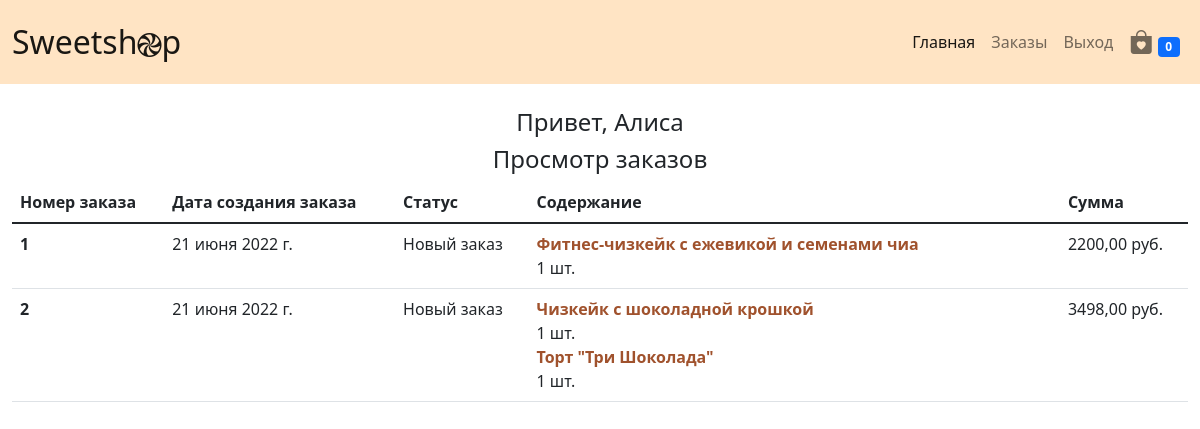
/account/ (signed in), run on the app's committed database.
### SweetshopApp/models.py (models this page shows, shortened)
class Cart(models.Model):
    owner = models.ForeignKey('Customer', verbose_name='Покупатель', on_delete=models.CASCADE)
    products = models.ManyToManyField(
        CartProduct, blank=True, related_name='related_cart', verbose_name='Товары для корзины'
    )
    total_products = models.IntegerField(default=0, verbose_name='Общее кол-во товара')
    final_price = models.DecimalField(max_digits=9, decimal_places=2, verbose_name='Общая цена', null=True, blank=True)
    in_order = models.BooleanField(default=False)
    for_anonymous_user = models.BooleanField(default=False)
    class Meta:
        verbose_name = 'Корзина'
        verbose_name_plural = 'Корзины'

class Order(models.Model):
    STATUS_NEW = 'new'
    STATUS_IN_PROGRESS = 'in_progress'
    STATUS_READY = 'is_ready'
    STATUS_COMPLETED = 'completed'
    STATUS_CHOICES = (
        (STATUS_NEW, 'Новый заказ'),
        (STATUS_IN_PROGRESS, 'Заказ в обработке'),
        (STATUS_READY, 'Заказ готов'),
        (STATUS_COMPLETED, 'Заказ получен покупателем')
    )
    customer = models.ForeignKey('Customer', verbose_name='Покупатель', related_name='orders', on_delete=models.CASCADE)
    first_name = models.CharField(max_length=255, verbose_name='Имя')
    last_name = models.CharField(max_length=255, verbose_name='Фамилия')
    phone = models.CharField(max_length=20, verbose_name='Телефон')
    status = models.CharField(max_length=100, verbose_name='Статус заказа', choices=STATUS_CHOICES, default=STATUS_NEW)
    cart = models.ForeignKey(Cart, verbose_name='Корзина', null=True, blank=True, on_delete=models.CASCADE)
    address = models.CharField(max_length=1024, verbose_name='Адрес доставки', null=True, blank=True)
    comment = models.TextField(verbose_name='Комментарий к заказу', null=True, blank=True)
    created_at = models.DateField(verbose_name='Дата создания заказа', auto_now=True)
    order_date = models.DateField(verbose_name='Дата получения заказа', default=timezone.now)
    class Meta:
        verbose_name = 'Заказ'
        verbose_name_plural = 'Заказы'

class CartProduct(models.Model):
    user = models.ForeignKey('Customer', verbose_name='Покупатель', on_delete=models.CASCADE)
    cart = models.ForeignKey('Cart', verbose_name='Корзина', on_delete=models.CASCADE)
    product = models.ForeignKey(Product, on_delete=models.CASCADE, verbose_name='Товар')
    qty = models.PositiveIntegerField(default=1, verbose_name='Количество')
    final_price = models.DecimalField(max_digits=9, decimal_places=2, verbose_name='Общая цена')
    class Meta:
        verbose_name = 'Продукт корзины'
        verbose_name_plural = 'Продукты корзины'

class Product(models.Model):
    name = models.CharField(max_length=100, verbose_name='Название товара')
    slug = models.SlugField(verbose_name='URL')
    image = models.ImageField(upload_to="images/", height_field="image_height", width_field="image_width",
                              verbose_name = 'Изображение')
    image_height = models.PositiveIntegerField(
        null=True,
        blank=True,
        editable=False,
        default="525"
    )
    image_width = models.PositiveIntegerField(
        null=True,
        blank=True,
        editable=False,
        default="260"
    )
    category = models.ForeignKey(Category, on_delete=models.CASCADE, verbose_name='Категория')
    description = models.TextField(verbose_name='Описание', default='Описание появится позже')
    weight = models.FloatField(verbose_name='Вес', default=0)
    price = models.DecimalField(max_digits=9, decimal_places=2, verbose_name='Цена', default = 0)
    def get_absolute_url(self):
        return reverse('product_detail', kwargs={'cat_slug': self.category.slug, 'product_slug': self.slug})
    class Meta:
        verbose_name = 'Товар'
        verbose_name_plural = 'Товары'

### SweetshopApp/views.py (the view)
# urls.py: path('account/', AccountView.as_view(), name='account'),
class AccountView(CartMixin, views.View):
    def get(self, request, *args, **kwargs):
        customer = Customer.objects.filter(user=request.user).first()
        context = {
            'customer': customer,
            'cart': self.cart
        }
        return render(request, 'account.html', context)

### SweetshopApp/mixins.py (called while the page is built)
    def dispatch(self, request, *args, **kwargs):
        cart = None
        if request.user.is_authenticated:
            customer = Customer.objects.filter(user=request.user).first()
            if not customer:
                customer = Customer.objects.create(
                    user=request.user
                )
            cart = Cart.objects.filter(owner=customer, in_order=False).first()
            if not cart:
                cart = Cart.objects.create(owner=customer)
        self.cart = cart
        return super().dispatch(request, *args, **kwargs)

### SweetshopApp/templates/account.html
{% extends 'base.html' %}
{% block content %}
    <br>
<h4 class="text-center">Привет, {{ request.user.first_name }}</h4>
<h4 class="text-center">Просмотр заказов</h4>
    <div class="col-12">
    <table class="table">
        <thead>
        <tr>
            <th scope="col">Номер заказа</th>
            <th scope="col">Дата создания заказа</th>
            <th scope="col">Статус</th>
            <th scope="col">Содержание</th>
            <th scope="col">Сумма</th>
        </tr>
        </thead>
        <tbody>
        {% for order in customer.orders.all %}
            <tr>
            <th>{{ order.id }}</th>
            <td>{{ order.created_at}}</td>
            <td>{{ order.get_status_display }}</td>
            <td>
            {% for item in order.cart.products.all %}
                <div class="row">
                <strong>
                    <a href="{{ item.product.get_absolute_url }}" class="text-decoration-none" style="color: sienna">
                        {{ item.product.name }}
                    </a>
                </strong>
                <span>{{ item.qty }} шт.</span>
                </div>
            {% endfor %}
            </td>
            <td>{{ order.cart.final_price }} руб.</td>
            </tr>
        {% endfor %}
        </tbody>
    </table>
    </div>
{% endblock content %}

### SweetshopApp/templates/base.html (shortened to what this page needs)
<!DOCTYPE html>
{% load static %}
<html lang="en">
<head>
    <link rel="stylesheet" href="https://cdn.jsdelivr.net/npm/bootstrap-icons@1.8.1/font/bootstrap-icons.css">
    <link rel="stylesheet" href="https://pro.fontawesome.com/releases/v5.10.0/css/all.css"/>
    <link href="https://cdn.jsdelivr.net/npm/bootstrap@5.1.3/dist/css/bootstrap.min.css" rel="stylesheet">
</head>
<body>
<nav class="navbar navbar-expand-lg navbar-light"  style="background-color: bisque">
  <div class="container-fluid">
      <a class="navbar-brand" href="{% url 'base' %}" style="font-size: 2rem;">Sweetsh<i class="bi bi-hypnotize" style="font-size: 1.5rem;"></i>p</a>
    <div class="one-edge-shadow navbar navbar-light sticky-top navbar navbar-expand-lg
text-white" id="navbarSupportedContent">
      <ul class="navbar-nav me-auto mb-2 mb-lg-0">
        <li class="nav-item">
          <a class="nav-link active" aria-current="page" href="{% url 'base' %}">Главная</a>
        </li>
          {% if not request.user.is_authenticated %}
            <li class="nav-item">
                <a class="nav-link" href="{% url 'login' %}">Авторизация</a>
            </li>
            <li class="nav-item">
                <a class="nav-link" href="{% url 'registration'%}">Регистрация</a>
            </li>
          {% else %}
              <li class="nav-item">
                <a class="nav-link" href="{% url 'account' %}">Заказы</a>
              </li>
              <li class="nav-item">
                <a class="nav-link" href="{% url 'logout' %}">Выход</a>
              </li>
          {% endif %}
      </ul>
        {% if request.user.is_authenticated %}
        <ul class="navbar-nav">
            <li class="nav-item"><a href="{% url 'cart' %}" class="nav-link"><i class="bi bi-bag-heart-fill" style="font-size: 1.5rem;"></i> <span class="badge bg-primary">{{ cart.products.count }}</span></a></li>
        </ul>
        {% endif %}
    </div>
  </div>
</nav>
<div class="container-fluid">
{% block content %}{% endblock content %}
</div>
</body>
</html>

### data on the page
Cart: products.count "0"
Order: id "1", created_at "21 июня 2022 г.", status "Новый заказ", cart.final_price "2200,00"
CartProduct: product.name "Фитнес-чизкейк с ежевикой и семенами чиа", qty "1"
Order: id "2", created_at "21 июня 2022 г.", status "Новый заказ", cart.final_price "3498,00"
CartProduct: product.name "Чизкейк с шоколадной крошкой", qty "1"
CartProduct: product.name "Торт \"Три Шоколада\"", qty "1"

### other printed values
{{ request.user.first_name }} "Алиса"
